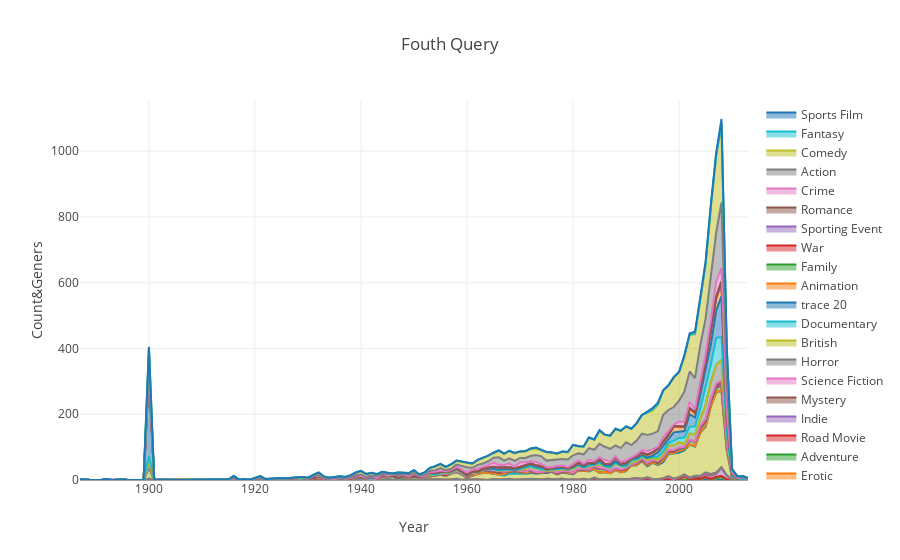

Notebook cell for this chart:
### Code cell
#Query 3 Distribution of movies according to genre over years

nodeType1="Movie"
nodeT1A="m.genre"
query4="Match(m:"+nodeType1+")return Distinct "+nodeT1A

#intiate session to run the query
with driver.session() as graphDB_Session:
        nodes = graphDB_Session.run(query4)
        
#Categories og genres
z=[]
#filling z list with genres 
for node in nodes:
    z.append(node[nodeT1A])

nodeA1="m.title"
nodeA2="m.releaseDate"
nodeA3="m.genre"
query5="Match(m:"+nodeType1+")return "+nodeA1+","+nodeA2+","+nodeA3

#nodeA1A2A3 -> list of [Movie name, year of release,genre]  
nodeA1A2A3=[]

#intiate session to run the query
with driver.session() as graphDB_Session:
        nodes = graphDB_Session.run(query5)
        
#filling nodeA1A2A3 list
for node in nodes:
    if(type(node[nodeA2])==str):
        hellNo=datetime.datetime.fromtimestamp(int(node[nodeA2])/1000).year
        if(node[nodeA1]=='Rodan'):
            nodeA1A2A3.append([node[nodeA1],1956,node[nodeA3]])
        else:
            nodeA1A2A3.append([node[nodeA1],hellNo,node[nodeA3]])
            
#Sort the list according to year of release          
nodeA1A2A3.sort(key=lambda x: x[1])

#y -> Y Axis data with counts
y=[]
for i in z:
    j=nodeA1A2A3[0][1]
    yearsCounts=[]
    k=0
    while j<=nodeA1A2A3[len(nodeA1A2A3)-1][1]:
        count=0
        while k<len(nodeA1A2A3) and j==nodeA1A2A3[k][1]:
            if nodeA1A2A3[k][2]==i:
                count+=1
            k+=1
        yearsCounts.append(count)
        j+=1
    y.append([i,yearsCounts])

#Layout of the plot
layout=go.Layout(
    title="Fouth Query",
    yaxis=dict(title='Count&Geners'),
    xaxis=dict(title='Year'),
    barmode='stack',
)

#x -> x Axis data with years from oldest year to the recent year in the data
x=list(range(nodeA1A2A3[0][1],nodeA1A2A3[len(nodeA1A2A3)-1][1]))

#List of graphs for each category type of graph is area chart
zA=[]
#Filling zA list
for i in range(len(z)):
    trace = go.Scatter(
     x=x,
     y=y[i][1],
     mode='lines',
     name=z[i],
     stackgroup='one')
    zA.append(trace)



#Create the figure with the layout and the data of x axis and y axis
fig=go.Figure(data=zA,layout=layout)
py.offline.iplot(fig)
